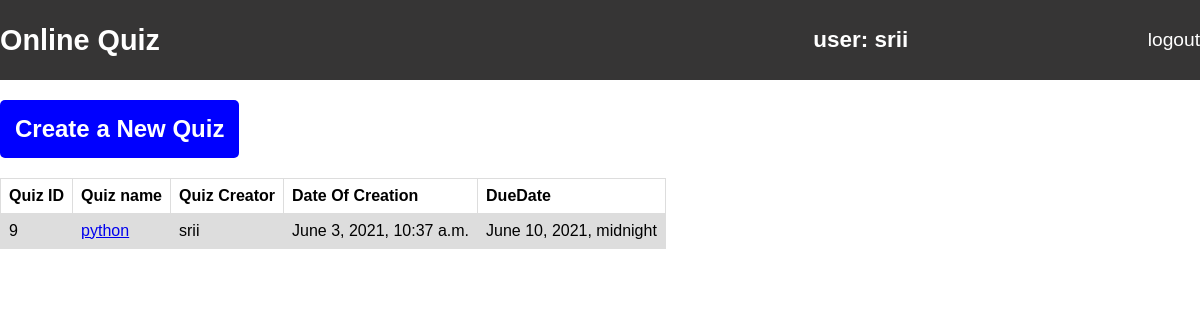
Screenshot of /availablequizzes/ (signed in) with the database file from the repository.
### CreateQuiz/models.py (models this page shows, shortened)
class Quiz(models.Model):
    QuizId = models.AutoField(primary_key=True, editable=False)
    QuizName = models.CharField(max_length=50)
    QuizCreator = models.ForeignKey(User, on_delete=models.CASCADE)
    DateOfCreation = models.DateTimeField(auto_now_add=True)
    DueDate = models.DateTimeField()

### CreateQuiz/views.py (the view)
# urls.py: path('availablequizzes/', AvailableQuizzes, name='availablequizzes'),
@login_required(login_url='/stafflogin')
def AvailableQuizzes(request):
    quizzes = list(Quiz.objects.all())
    context = {
        'quizzes' : quizzes
    }
    return render(request, 'availablequizzes.html', context)

### CreateQuiz/templates/availablequizzes.html
{% extends 'home.html' %}
{% block style %}
    {% load static %}
    <link rel="stylesheet" href="{% static 'css/tablestyle.css' %}">
{% endblock %}
{% block nav %}
    {% include 'nav.html'%}
{% endblock %}
{% block content %}
    <div class="create-quiz">
        <a href="/createquiz">
            <h2>
                Create a New Quiz
            </h2>
        </a>
    </div>
    <div class="table-container">
        <table>
            <tr>
                <th>Quiz ID</th>
                <th>Quiz name</th>
                <th>Quiz Creator</th>
                <th>Date Of Creation</th>
                <th>DueDate</th>
            </tr>
        {% for quiz in quizzes %}
            <tr>
                <td>
                    {{ quiz.QuizId }}
                </td>
                <td>
                    <a href="{{ quiz.QuizId }}/">
                        {{ quiz.QuizName }}
                    </a>
                </td>
                <td>
                    {{ quiz.QuizCreator }}
                </td>
                <td>
                    {{ quiz.DateOfCreation }}
                </td>
                <td>
                    {{ quiz.DueDate }}
                </td>
            </tr>
        {% endfor %}
        </table>
    </div>
{% endblock %}

### Accounts/templates/nav.html
{% load static %}
<link rel="stylesheet" href="{% static 'css/navbarstyles.css' %}">
<nav>
    <div class="nav-container full-size">
        <div class="site-name full-size">
            <h1 class="full-size">
                Online Quiz
            </h1>
        </div>
        <div class="user-details full-size">
            <h3 id="username">user: {{ request.user }}</h3>
        </div>
        <div class="logout">
            <a href="/logout">logout</a>
        </div>
    </div>
</nav>

### Accounts/static/css/home.css (style rules this page uses)
body { padding: 0; margin: 0; font-family: sans-serif; }
nav { height: 10vh; width: 100%; background-color:rgb(54, 53, 53); display: flex; justify-content: space-around; align-items: center; }

### CreateQuiz/static/css/tablestyle.css (style rules this page uses)
.table-container { width: 100%; height: 100%; }
table { font-family: arial, sans-serif; border-collapse: collapse; }
td, th { border: 1px solid #dddddd; text-align: left; padding: 8px; }
tr:nth-child(even) { background-color: #dddddd; }
.create-quiz { width: 100%; }
.create-quiz h2 { padding: 15px; width: max-content; color: white; background-color: blue; border-radius: 5px; }
.create-quiz a { text-decoration: none; }

### Accounts/static/css/navbarstyles.css (style rules this page uses)
nav { width: 100%; height: 10vh; background-color: rgb(54, 53, 53); }
.full-size { width: 100%; height: 100%; }
.nav-container { display: flex; justify-content: space-around; align-items: center; color: white; font-size: larger; }
.user-details { display: flex; justify-content: space-around; align-items: center; }
.logout a { text-decoration: none; color: white; }

### rows the page displays
Quiz: QuizId "9", QuizName "python", QuizCreator "srii", DateOfCreation "June 3, 2021, 10:37 a.m.", DueDate "June 10, 2021, midnight"

### other values shown
{{ request.user }} "srii"
